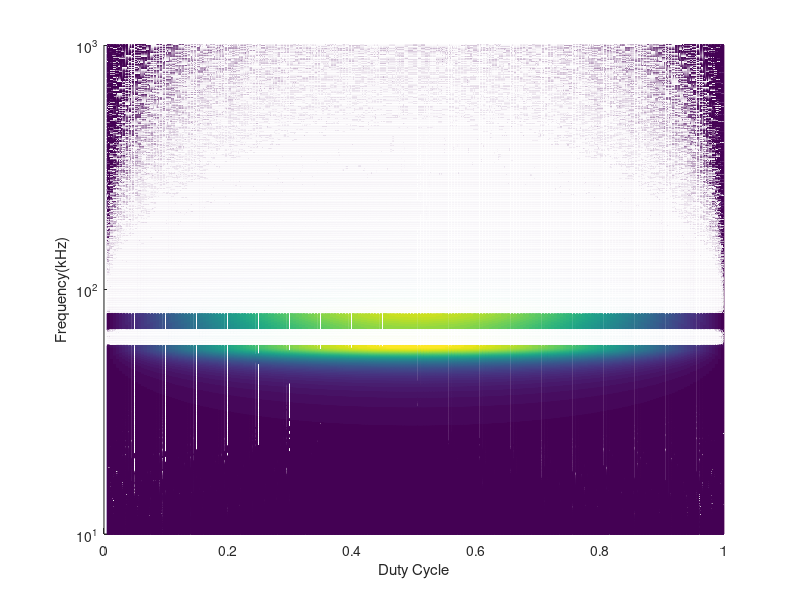

This chart was generated by the following MATLAB code:
%% Analytical model with motor    
%    |--------------|---rp----Cp----Lp'(Lp-M)---|---Ls'(Ls-M)--Cs-|
%    |              |                           |                 |      
%    |          --Lmotor--                      |                 |
% --|V_in|--        |                         --Lm--            --RLoad--
%    |              |                           |                 | 
%    |          --Rmotor--                      |                 |
%    |--------------|---------------------------|-------rs--------|
%
%
%  Create T-model of coupled inductor at steady state
%  Sinosoidal response 
% at above circuit is represented and parameter name
% is given. I give a name Lp' as Lp_p and Ls' as Ls_p. 

Gain=[];
for D=0:0.005:1
k=1;
Vin=4*D.*(sin(k*pi*D)./(k*pi*D)).*exp(-1i*k*pi.*D);
Vin=abs(Vin);
% Vin=1
f=logspace(4,6,10000);
% f=logspace(0,6,10000);
w=2*pi*f;
% Parameters
rp=0.3; % ohm
rs= 0.3; % ohm 
Lp=205e-6;
Ls=51e-6;
M=41e-6;
RL=8.44;
Cs=115e-9;
Cp=28.5e-9;
Lp_p=Lp-M;
Ls_p=Ls-M;
Rmotor=2;
Lmotor=1e-3;
% Impedance 
Z1= 1i.*w*Ls_p +(RL+rs)- 1i./(w*Cs); %% secondary side
Z2=1i.*w*M; % mutual inductance 
Z3= 1i.*w*Lp_p+rp-1i./(w*Cp); % primary side 
Z12= ((Z1.*Z2)./(Z1+Z2)); %% reflected secondary impedance to primary
Z123=Z12+Z3; %% total impedance 
Z4= 1i.*w*Lmotor +(Rmotor); % motor impedance
Z1234=((Z123.*Z4)./(Z123+Z4)); %

% Ip=Vin./Z123;
Vout=Vin.*(Z12./Z123).*(RL./Z1);
Gain=[Gain;abs(Vout)];

end 

%%

% D=0.5:0.005:0.90;
D=0:0.005:1;
[x,y] = meshgrid(f/1000,D);
mesh(y,x,Gain)
set(gca,'YScale','log')
ylabel('Frequency(kHz)');
xlabel('Duty Cycle')
zlabel('Voltage Gain');
view(0,90)

%%
 
% figure();
% plot(f,abs(Vout),'r','LineWidth',2);
% hold on;
% xlabel('Frequency(Hz)','FontSize',20)
% ylabel('Voltage Gain','FontSize',20)
% set(gca,'XScale','log')
% %%
% figure();
% k=1;
% D=0:0.005:1;
% Vout=4*D.*(sin(k*pi*D)./(k*pi*D)).*exp(-1i*k*pi.*D);
% plot(D,abs(Vout),'r','LineWidth',2);
% hold on;
% xlabel('Frequency(Hz)','FontSize',20)
% ylabel('Voltage Gain','FontSize',20)
% % set(gca,'XScale','log')
% 
% %%
% D=0.5:0.005:0.8;
% Co=(2*D-1);
